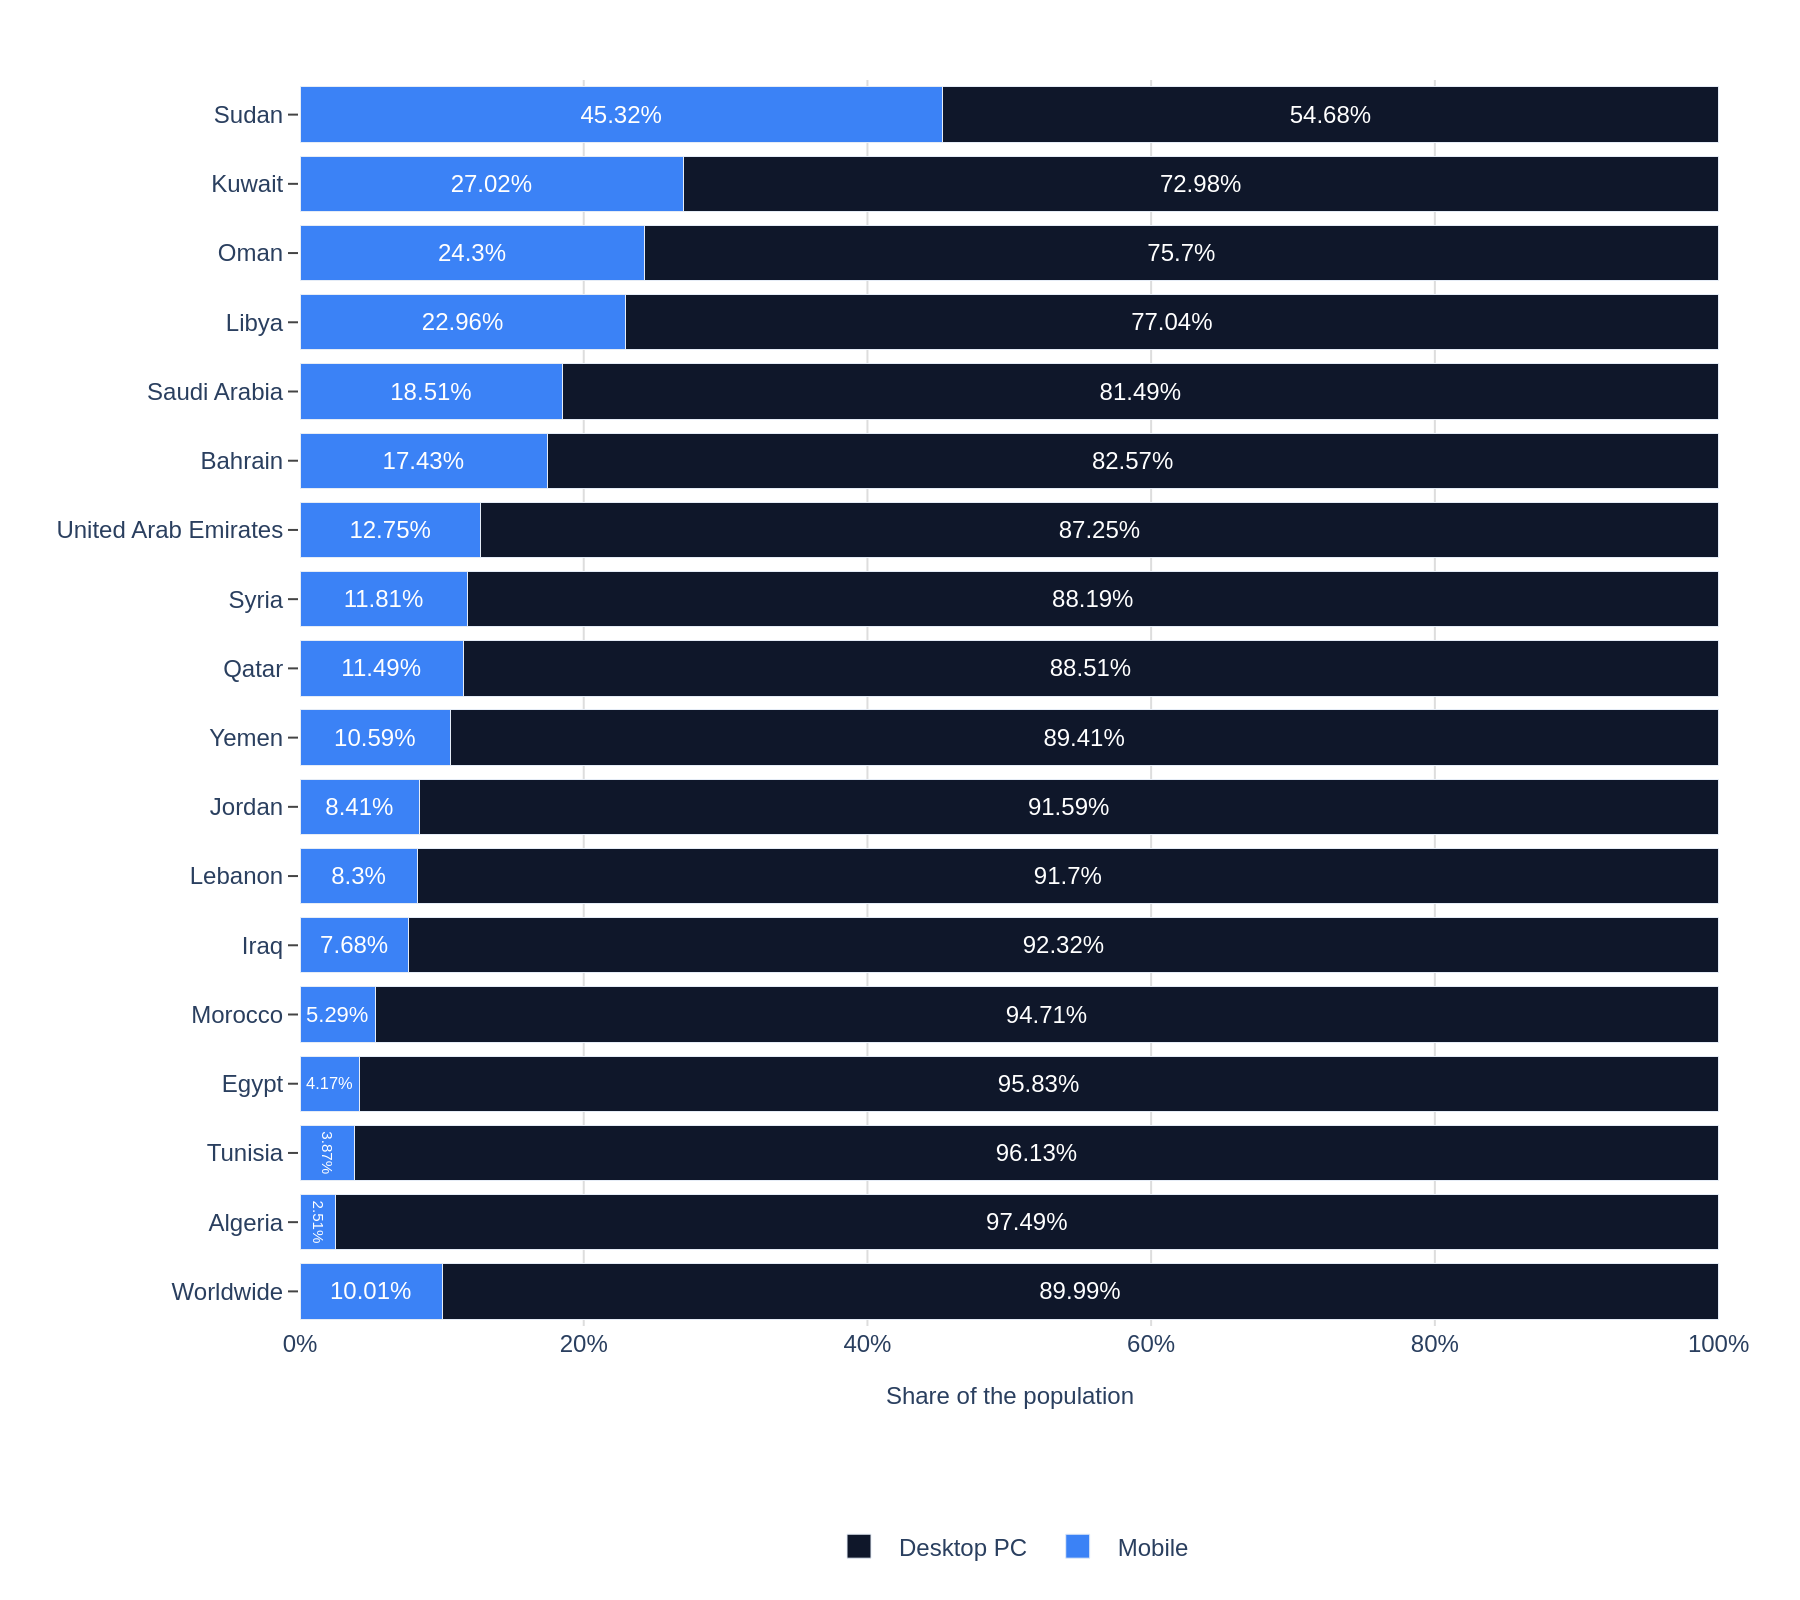

Here is the Python script that generated this plot:
import sys
import json
import os
import plotly.graph_objects as go

if len(sys.argv) != 2:
    print(f"Usage: python {os.path.basename(__file__)} <json_file_path>")
    sys.exit(1)

json_file_path = sys.argv[1]

try:
    with open(json_file_path, 'r', encoding='utf-8') as f:
        config = json.load(f)
except FileNotFoundError:
    print(f"Error: File not found at {json_file_path}")
    sys.exit(1)
except json.JSONDecodeError:
    print(f"Error: Could not decode JSON from {json_file_path}")
    sys.exit(1)

data = config['chart_data']
texts = config['texts']
colors = config['colors']
series_names = texts['legend_items']

categories = [item['category'] for item in data]
fig = go.Figure()

for i, series_name in enumerate(series_names):
    values = [item.get(series_name, 0) for item in data]
    text_labels = [f'{v}%' for v in values]

    fig.add_trace(go.Bar(
        y=categories,
        x=values,
        name=series_name,
        orientation='h',
        marker_color=colors[i],
        text=text_labels,
        textposition='inside',
        insidetextanchor='middle',
        textfont=dict(color='white', family='Arial', size=12),
        hovertemplate='%{y}: ' + series_name + ' %{x}%<extra></extra>'
    ))

title_text = f"<b>{texts['title']}</b>" if texts.get('title') else ""
if texts.get('subtitle'):
    title_text += f"<br><sub>{texts['subtitle']}</sub>"

fig.update_layout(
    barmode='stack',
    font_family="Arial",
    plot_bgcolor='white',
    paper_bgcolor='white',
    title=dict(text=title_text, x=0.05, y=0.95, xanchor='left'),
    legend=dict(
        orientation='h',
        yanchor='bottom',
        y=-0.2,
        xanchor='center',
        x=0.5
    ),
    margin=dict(l=150, r=40, t=40, b=120),
    xaxis=dict(
        title_text=texts['x_axis_title'],
        title_font=dict(size=12),
        ticksuffix='%',
        range=[0, 100.1],
        showgrid=True,
        gridcolor='#dddddd',
        zeroline=False
    ),
    yaxis=dict(
        autorange='reversed',
        showgrid=False,
        zeroline=False,
        ticks='outside',
        ticklen=5
    )
)

if texts.get('source'):
    fig.add_annotation(
        text=texts['source'],
        xref="paper", yref="paper",
        x=1, y=-0.28,
        showarrow=False,
        align='right',
        xanchor='right',
        font=dict(size=10, color="grey")
    )

base_filename = os.path.splitext(os.path.basename(json_file_path))[0]
output_filename = f"{base_filename}.png"
fig.write_image(output_filename, scale=2, width=900, height=800)

print(f"Chart saved to {output_filename}")
